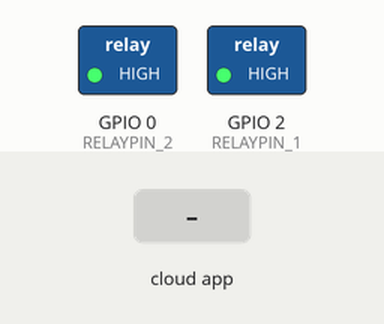
Bench run of a sketch on a simulated ESP8266 (NodeMCU). Shown: switched loads named in the sketch (green lamp = pin HIGH). The inputs (shaded band) are chosen by the test bench. WiFi joins after 1.5 s; servers stay silent unless stated; what the sketch prints to the serial monitor is not drawn.

Above: at 2.7 s.
2.8 s: the phone or cloud app sets your_switch_id to 1
At 3.15 s:
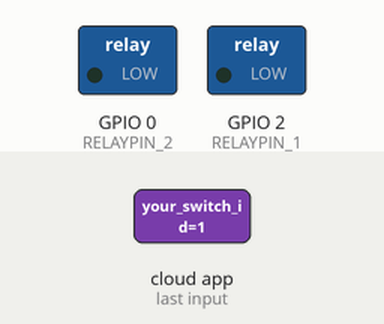
4.8 s: the phone or cloud app sets your_switch_id to 0
Timing chart, 0 to 7.8 s (numbered marks = the images above; inputs shaded):
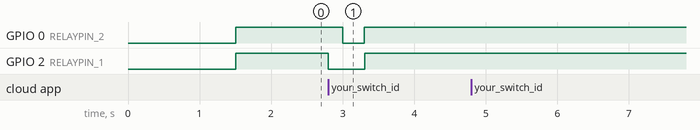

Measured:
- after the input at 2.8 s, GPIO 0 (RELAYPIN_2): HIGH → LOW after 0.20 s, → HIGH 0.30 s later; GPIO 2 (RELAYPIN_1): HIGH → LOW at once, → HIGH 0.51 s later
- after the input at 4.8 s, every drawn part: stays the same

The sketch:

door.ino
```cpp
#ifdef ENABLE_DEBUG
   #define DEBUG_ESP_PORT Serial
   #define NODEBUG_WEBSOCKETS
   #define NDEBUG
#endif

#include <Arduino.h>
#if defined(ESP8266)
  #include <ESP8266WiFi.h>
#elif defined(ESP32) || defined(ARDUINO_ARCH_RP2040)
  #include <WiFi.h>
#endif

#include "SinricPro.h"
#include "SinricProSwitch.h"

#define WIFI_SSID         "your_wifi_ssid"
#define WIFI_PASS         "your_wifi_password"
#define APP_KEY           "your_sinricpro_app_key"
#define APP_SECRET        "your_sinricpro_app_secret"

#define SWITCH_ID_1       "your_switch_id"
#define RELAYPIN_1        2 // GPIO 2 for ESP8266
#define RELAYPIN_2        0 // GPIO 0 for ESP8266

#define BAUD_RATE         115200 // Change baudrate to your need

bool onPowerState(const String &deviceId, bool &state) {
  Serial.printf("Device turned %s", state ? "on" : "off");
  digitalWrite(RELAYPIN_1, state ? LOW : HIGH);

  if (state) { // if power is on
    delay(200);
    digitalWrite(RELAYPIN_2, LOW); // Open RELAYPIN_2
    delay(300); // Wait for 1 second
    digitalWrite(RELAYPIN_2, HIGH); // Close RELAYPIN_2
    delay(10); // Wait for 10 milliseconds
    digitalWrite(RELAYPIN_1, HIGH); // Close RELAYPIN_1
  }

  return true; // request handled properly

}
// setup function for WiFi connection
void setupWiFi() {
  Serial.printf("\r\n[Wifi]: Connecting");

  #if defined(ESP8266)
    WiFi.setSleepMode(WIFI_NONE_SLEEP);
    WiFi.setAutoReconnect(true);
  #elif defined(ESP32)
    WiFi.setSleep(false);
    WiFi.setAutoReconnect(true);
  #endif

  WiFi.begin(WIFI_SSID, WIFI_PASS);

  while (WiFi.status() != WL_CONNECTED) {
    Serial.printf(".");
    delay(250);
  }

  Serial.printf("connected!\r\n[WiFi]: IP-Address is %s\r\n", WiFi.localIP().toString().c_str());
}

// setup function for SinricPro
void setupSinricPro() {
  // add devices and callbacks to SinricPro
  pinMode(RELAYPIN_1, OUTPUT);
  pinMode(RELAYPIN_2, OUTPUT);
  SinricProSwitch& mySwitch = SinricPro[SWITCH_ID_1];
  mySwitch.onPowerState(onPowerState);


  // setup SinricPro
  SinricPro.onConnected([](){ Serial.printf("Connected to SinricPro\r\n"); });
  SinricPro.onDisconnected([](){ Serial.printf("Disconnected from SinricPro\r\n"); });

  SinricPro.begin(APP_KEY, APP_SECRET);
}

// main setup function
void setup() {
  Serial.begin(BAUD_RATE); Serial.printf("\r\n\r\n");
  setupWiFi();
  setupSinricPro();
  digitalWrite(RELAYPIN_1, HIGH);
  digitalWrite(RELAYPIN_2, HIGH);
}

void loop() {
  SinricPro.handle();
}
//Equlibrino - Esp01-S kartı için hazırlanmıştır.
```
